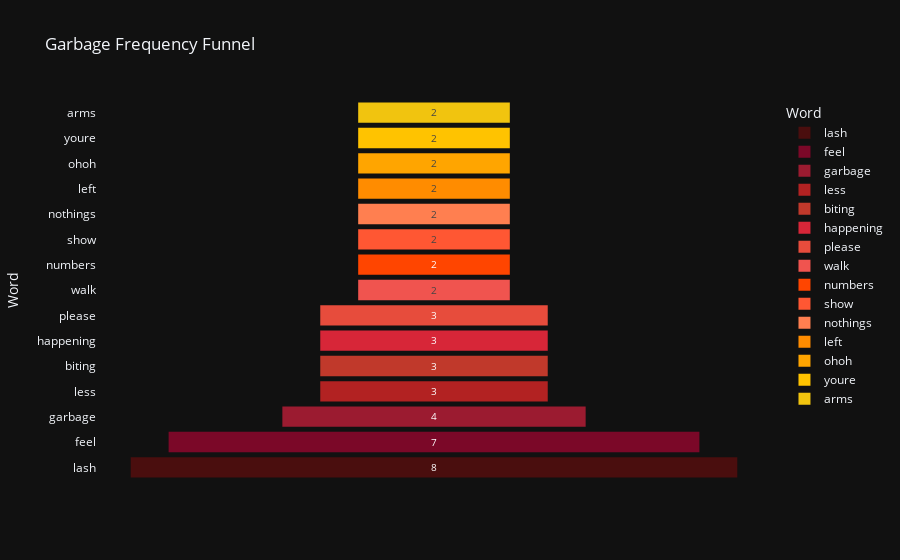

Notebook code for this chart:
### Markdown cell above
### Garbage Funnel Chart

### Code cell
df_counts = pd.DataFrame(counts.most_common(15), columns=['Word', 'Count'])

fig = px.funnel(df_counts, x='Count', y='Word',
                title='Garbage Frequency Funnel',
                color = 'Word',
                color_discrete_sequence=warm_colors)
fig.show()

### Figure 1 — Plotly figure (JSON) as saved in the notebook; plotly's stock layout.template omitted (floating-point values rounded to 4 significant figures)
{"data": [{"hovertemplate": "Word=%{y}<br>Count=%{x}<extra></extra>", "legendgroup": "lash", "marker": {"color": "#4A0E0E"}, "name": "lash", "orientation": "h", "showlegend": true, "x": [8], "xaxis": "x", "y": ["lash"], "yaxis": "y", "type": "funnel"}, {"hovertemplate": "Word=%{y}<br>Count=%{x}<extra></extra>", "legendgroup": "feel", "marker": {"color": "#7B0828"}, "name": "feel", "orientation": "h", "showlegend": true, "x": [7], "xaxis": "x", "y": ["feel"], "yaxis": "y", "type": "funnel"}, {"hovertemplate": "Word=%{y}<br>Count=%{x}<extra></extra>", "legendgroup": "garbage", "marker": {"color": "#9B1B30"}, "name": "garbage", "orientation": "h", "showlegend": true, "x": [4], "xaxis": "x", "y": ["garbage"], "yaxis": "y", "type": "funnel"}, {"hovertemplate": "Word=%{y}<br>Count=%{x}<extra></extra>", "legendgroup": "less", "marker": {"color": "#B22222"}, "name": "less", "orientation": "h", "showlegend": true, "x": [3], "xaxis": "x", "y": ["less"], "yaxis": "y", "type": "funnel"}, {"hovertemplate": "Word=%{y}<br>Count=%{x}<extra></extra>", "legendgroup": "biting", "marker": {"color": "#C0392B"}, "name": "biting", "orientation": "h", "showlegend": true, "x": [3], "xaxis": "x", "y": ["biting"], "yaxis": "y", "type": "funnel"}, {"hovertemplate": "Word=%{y}<br>Count=%{x}<extra></extra>", "legendgroup": "happening", "marker": {"color": "#D72638"}, "name": "happening", "orientation": "h", "showlegend": true, "x": [3], "xaxis": "x", "y": ["happening"], "yaxis": "y", "type": "funnel"}, {"hovertemplate": "Word=%{y}<br>Count=%{x}<extra></extra>", "legendgroup": "please", "marker": {"color": "#E74C3C"}, "name": "please", "orientation": "h", "showlegend": true, "x": [3], "xaxis": "x", "y": ["please"], "yaxis": "y", "type": "funnel"}, {"hovertemplate": "Word=%{y}<br>Count=%{x}<extra></extra>", "legendgroup": "walk", "marker": {"color": "#F0544F"}, "name": "walk", "orientation": "h", "showlegend": true, "x": [2], "xaxis": "x", "y": ["walk"], "yaxis": "y", "type": "funnel"}, {"hovertemplate": "Word=%{y}<br>Count=%{x}<extra></extra>", "legendgroup": "numbers", "marker": {"color": "#FF4500"}, "name": "numbers", "orientation": "h", "showlegend": true, "x": [2], "xaxis": "x", "y": ["numbers"], "yaxis": "y", "type": "funnel"}, {"hovertemplate": "Word=%{y}<br>Count=%{x}<extra></extra>", "legendgroup": "show", "marker": {"color": "#FF5733"}, "name": "show", "orientation": "h", "showlegend": true, "x": [2], "xaxis": "x", "y": ["show"], "yaxis": "y", "type": "funnel"}, {"hovertemplate": "Word=%{y}<br>Count=%{x}<extra></extra>", "legendgroup": "nothings", "marker": {"color": "#FF7F50"}, "name": "nothings", "orientation": "h", "showlegend": true, "x": [2], "xaxis": "x", "y": ["nothings"], "yaxis": "y", "type": "funnel"}, {"hovertemplate": "Word=%{y}<br>Count=%{x}<extra></extra>", "legendgroup": "left", "marker": {"color": "#FF8C00"}, "name": "left", "orientation": "h", "showlegend": true, "x": [2], "xaxis": "x", "y": ["left"], "yaxis": "y", "type": "funnel"}, {"hovertemplate": "Word=%{y}<br>Count=%{x}<extra></extra>", "legendgroup": "ohoh", "marker": {"color": "#FFA500"}, "name": "ohoh", "orientation": "h", "showlegend": true, "x": [2], "xaxis": "x", "y": ["ohoh"], "yaxis": "y", "type": "funnel"}, {"hovertemplate": "Word=%{y}<br>Count=%{x}<extra></extra>", "legendgroup": "youre", "marker": {"color": "#FFC300"}, "name": "youre", "orientation": "h", "showlegend": true, "x": [2], "xaxis": "x", "y": ["youre"], "yaxis": "y", "type": "funnel"}, {"hovertemplate": "Word=%{y}<br>Count=%{x}<extra></extra>", "legendgroup": "arms", "marker": {"color": "#F1C40F"}, "name": "arms", "orientation": "h", "showlegend": true, "x": [2], "xaxis": "x", "y": ["arms"], "yaxis": "y", "type": "funnel"}], "layout": {"xaxis": {"anchor": "y", "domain": [0.0, 1.0], "title": {"text": "Count"}}, "yaxis": {"anchor": "x", "domain": [0.0, 1.0], "title": {"text": "Word"}, "categoryorder": "array", "categoryarray": ["arms", "youre", "ohoh", "left", "nothings", "show", "numbers", "walk", "please", "happening", "biting", "less", "garbage", "feel", "lash"]}, "legend": {"title": {"text": "Word"}, "tracegroupgap": 0}, "title": {"text": "Garbage Frequency Funnel"}}}
